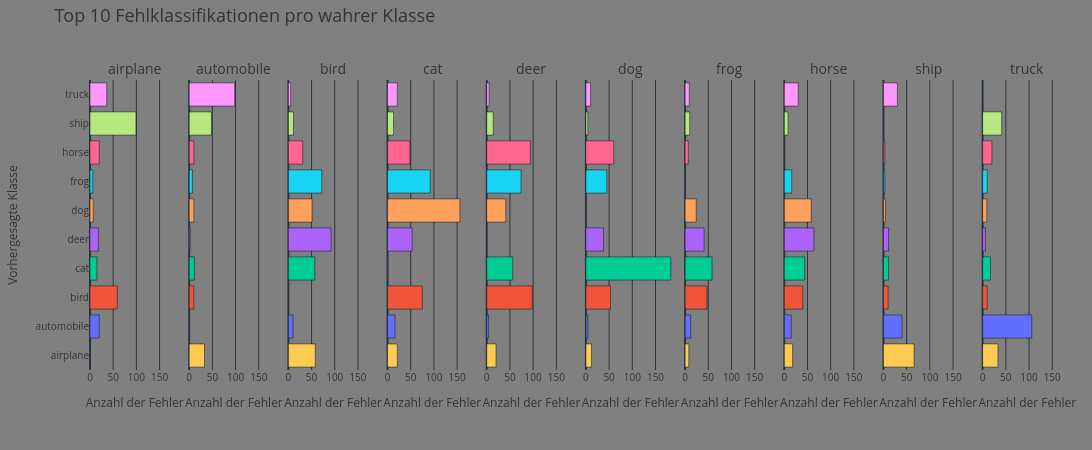

The notebook cell saved with this chart:
### Markdown cell above
## 7.6 Detaillierte Verwechslungs-Analyse (Plotly)

### Code cell
if 'df_analysis' in locals():
    df_wrong = df_analysis[~df_analysis['correct']].copy()
    
    if not df_wrong.empty:
        df_confusions = df_wrong.groupby(['true_name', 'pred_name']).size().reset_index(name='count')
        df_confusions['rank'] = df_confusions.groupby('true_name')['count'].rank(method='first', ascending=False)
        
        TOP_K = 10
        df_top_confusions = df_confusions[df_confusions['rank'] <= TOP_K].copy()
        
        df_all_classes = pd.DataFrame({'true_name': CLASS_NAMES})
        df_plot_data = pd.merge(df_all_classes, df_top_confusions, on='true_name', how='left')
        df_plot_data['count'] = df_plot_data['count'].fillna(0)
        df_plot_data['pred_name'] = df_plot_data['pred_name'].fillna('Kein Fehler')
        df_plot_data['true_name'] = pd.Categorical(df_plot_data['true_name'], categories=CLASS_NAMES, ordered=True)

        fig_all_conf = px.bar(
            df_plot_data,
            y="pred_name",
            x="count",
            color="pred_name",
            facet_col="true_name",
            facet_col_wrap=len(CLASS_NAMES),
            facet_row_spacing=0.01,
            facet_col_spacing=0.01,
            title=f"Top {TOP_K} Fehlklassifikationen pro wahrer Klasse",
            labels={"pred_name": "Vorhergesagte Klasse", "count": "Anzahl der Fehler", "true_name": "Wahre Klasse"},
            category_orders={"true_name": CLASS_NAMES}
        )

        for ann in fig_all_conf.layout.annotations:
            if isinstance(ann.text, str) and "=" in ann.text:
                ann.text = ann.text.split("=", 1)[1].strip()
            ann.font.size = 14

        fig_all_conf.update_layout(
            showlegend=False,
            height=450,
            width=1600,
            title=dict(font=dict(size=18), y=0.98, yanchor="top"),
            margin=dict(t=80, b=80, l=60, r=20),
            paper_bgcolor=PLOT_COLORS['background'],
            plot_bgcolor=PLOT_COLORS['background'],
            font_color=PLOT_COLORS['text']
        )

        fig_all_conf.for_each_xaxis(lambda axis: axis.update(tickfont=dict(size=10), title_font=dict(size=12)))
        fig_all_conf.for_each_yaxis(lambda axis: axis.update(tickfont=dict(size=10), title_font=dict(size=12), categoryorder='array', categoryarray=CLASS_NAMES))
        fig_all_conf.show()
        fig_all_conf.write_html(CONFUSION_ANALYSIS_HTML)
        print(f"\n✅ Interaktiver Plot gespeichert: {CONFUSION_ANALYSIS_HTML}")
        print("\nTabelle der Top-Fehlklassifikationen pro wahrer Klasse:")
        display(df_top_confusions.head())
    else:
        print("🎉 Perfekt! Keine Fehler gefunden.")
else:
    print("ℹ️ df_analysis nicht gefunden. Analyse wird übersprungen.")
